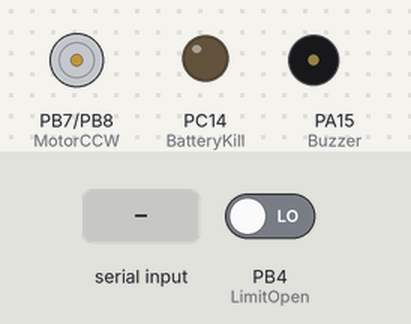
Recording of a sketch running on a simulated STM32 Blue Pill. Shown: motor-driver pin pairs drawn as motors (green arrow = first pin HIGH = forward, orange = second pin HIGH = backward, longer = more drive), output pins drawn as LEDs (lit = HIGH), buzzer (waves = sounding). The inputs (shaded band) are chosen by the test bench; at power-on: PB4 (LimitOpen) LOW.

Above: at 1.2 s.
1.3 s: "0" received over the second serial link
At 2.1 s:
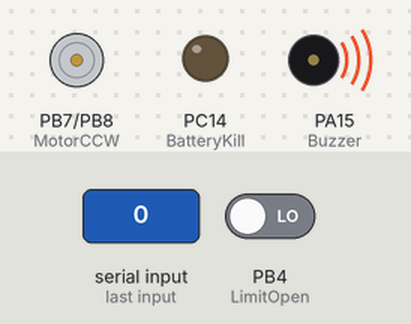
3.8 s: "1" received over the second serial link
At 4.5 s:
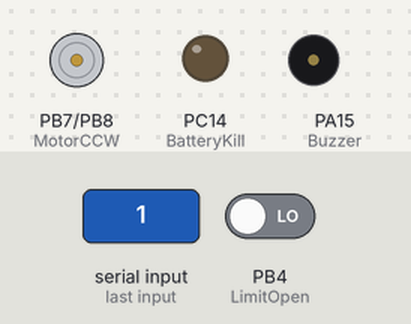
5.3 s: "2" received over the second serial link
At 5.7 s:
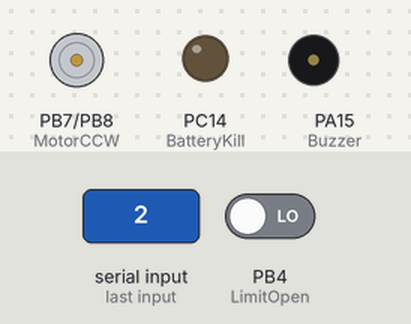
6.8 s: "o" received over the second serial link
At 7.4 s:
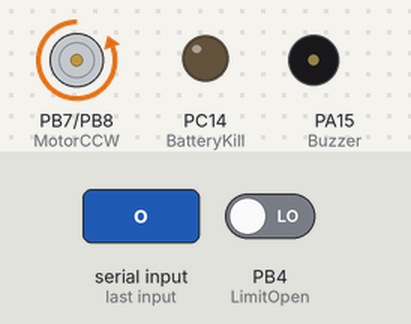
Timing chart, 0 to 9.3 s (numbered marks = the images above; inputs shaded):
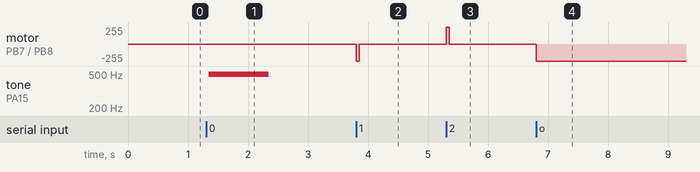

The sketch:

Rothult.ino
```cpp
/*
 Rothult
*/
#include <Arduino.h>

HardwareSerial Serial1(PA10, PA9);
static const uint8_t MotorCW = PB8;
static const uint8_t MotorCCW = PB7;
static const uint8_t Buzzer = PA15;
static const uint8_t LimitOpen = PB4;
static const uint8_t LimitClose = PB5;
static const uint8_t BatteryKill = PC14;

// the setup function runs once when you press reset or power the board
void setup() {
  // Motor Enables
  pinMode(MotorCW, OUTPUT);
  digitalWrite(MotorCW, LOW);
  pinMode(MotorCCW, OUTPUT);
  digitalWrite(MotorCCW, LOW);

  // Buzzer
  pinMode(Buzzer,OUTPUT);
  digitalWrite(Buzzer, LOW);

  // Battery Kill
  pinMode(BatteryKill, OUTPUT);
  digitalWrite(BatteryKill, LOW);

  // End Switches
  pinMode(LimitOpen, INPUT);
  pinMode(LimitClose, INPUT);

  // Serial port
  Serial1.begin(9600);
  Serial1.println("OpenROTHULT");
}

// the loop function runs over and over again forever
void loop() {
  unsigned int i;
  unsigned char c;

/*
  // Turn motor
  digitalWrite(MotorCCW, HIGH);
  delay(500);
  digitalWrite(MotorCCW, LOW);
  delay(500);

  // Turn motor
  digitalWrite(MotorCW, HIGH);
  delay(500);
  digitalWrite(MotorCW, LOW);

  // Buzzer
  for (i=0; i<500; i++) {
    digitalWrite(PA15, HIGH);
    delay(1);
    digitalWrite(PA15, LOW);
    delay(1);
  }

  delay (3000);

  Serial1.println("Hello World");
  delay (1000);

  if (digitalRead (LimitOpen)) {
    digitalWrite(Buzzer, HIGH);
    delay(1);
    digitalWrite(Buzzer, LOW);
    delay(1);
  }
  if (digitalRead (LimitClose)) {
    digitalWrite(Buzzer, HIGH);
    delay(2);
    digitalWrite(Buzzer, LOW);
    delay(2);
  }
*/

  if (Serial1.available() > 0) {
    c = Serial1.read();
    switch (c) {
      // 0 - Buzzer
      case '0':
      case 'b':
      case 'B':
        for (i=0; i<500; i++) {
          digitalWrite(Buzzer, HIGH);
          delay(1);
          digitalWrite(Buzzer, LOW);
          delay(1);
        }
        break;

      // 1 - CW
      case '1':
        digitalWrite(MotorCW, HIGH);
        delay(50);
        digitalWrite(MotorCW, LOW);
        delay(50);
        break;

      // 2 - CCW
      case '2':
        digitalWrite(MotorCCW, HIGH);
        delay(50);
        digitalWrite(MotorCCW, LOW);
        delay(50);
        break;

      case 'o':
      case 'O':
        if (!digitalRead (LimitOpen)) {
          digitalWrite(MotorCW, HIGH);
          while (!digitalRead (LimitOpen));
          digitalWrite(MotorCW, LOW);
          // brake
          digitalWrite(MotorCCW, HIGH);
          delay (10);
          digitalWrite(MotorCCW, LOW);
        }
        Serial1.println("Open");
        break;

      case 'c':
      case 'C':
        if (!digitalRead (LimitClose)) {
          digitalWrite(MotorCCW, HIGH);
          while (!digitalRead (LimitClose));
          digitalWrite(MotorCCW, LOW);
          // brake
          digitalWrite(MotorCW, HIGH);
          delay (10);
          digitalWrite(MotorCW, LOW);
        }
        Serial1.println("Close");
        break;

    }
  }
}
```

Measured:
- after the input at 1.3 s, tone on PA15 (Buzzer): silent → 498 Hz at once, → silent 1.0 s later
- after the input at 3.8 s, motor on PB7 (MotorCCW) / PB8 (MotorCW): stopped → backward 255/255 at once, → stopped 0.05 s later
- after the input at 5.3 s, motor on PB7 (MotorCCW) / PB8 (MotorCW): stopped → forward 255/255 at once, → stopped 0.05 s later
- after the input at 6.8 s, motor on PB7 (MotorCCW) / PB8 (MotorCW): stopped → backward 255/255 at once
